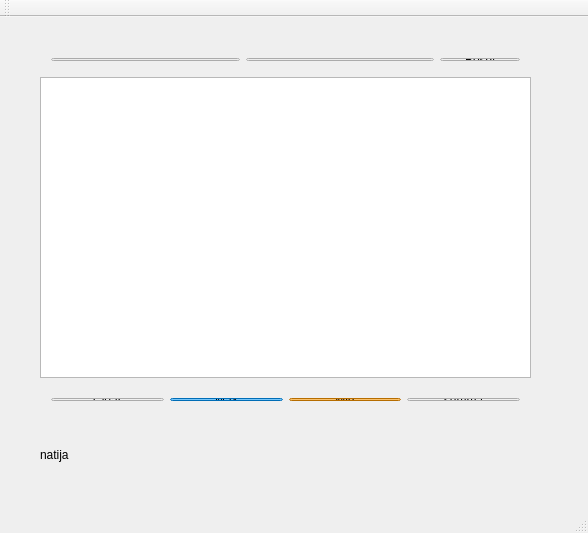
<?xml version="1.0" encoding="UTF-8"?>
<ui version="4.0">
 <class>MainWindow</class>
 <widget class="QMainWindow" name="MainWindow">
  <property name="geometry">
   <rect>
    <x>0</x>
    <y>0</y>
    <width>588</width>
    <height>533</height>
   </rect>
  </property>
  <property name="windowTitle">
   <string>MainWindow</string>
  </property>
  <widget class="QWidget" name="centralWidget">
   <widget class="QTableWidget" name="tableWidget">
    <property name="geometry">
     <rect>
      <x>40</x>
      <y>60</y>
      <width>491</width>
      <height>301</height>
     </rect>
    </property>
   </widget>
   <widget class="QLabel" name="label">
    <property name="geometry">
     <rect>
      <x>40</x>
      <y>430</y>
      <width>491</width>
      <height>16</height>
     </rect>
    </property>
    <property name="text">
     <string>natija</string>
    </property>
   </widget>
   <widget class="QWidget" name="">
    <property name="geometry">
     <rect>
      <x>40</x>
      <y>30</y>
      <width>491</width>
      <height>25</height>
     </rect>
    </property>
    <layout class="QHBoxLayout" name="horizontalLayout">
     <item>
      <widget class="QLineEdit" name="lineEdit"/>
     </item>
     <item>
      <widget class="QLineEdit" name="lineEdit_2"/>
     </item>
     <item>
      <widget class="QPushButton" name="pushButton">
       <property name="text">
        <string>Bosdi</string>
       </property>
      </widget>
     </item>
    </layout>
   </widget>
   <widget class="QWidget" name="">
    <property name="geometry">
     <rect>
      <x>40</x>
      <y>370</y>
      <width>491</width>
      <height>25</height>
     </rect>
    </property>
    <layout class="QHBoxLayout" name="horizontalLayout_2">
     <item>
      <widget class="QPushButton" name="pushButton_2">
       <property name="text">
        <string>Clear</string>
       </property>
      </widget>
     </item>
     <item>
      <widget class="QPushButton" name="pushButton_3">
       <property name="styleSheet">
        <string notr="true">QPushButton{
background-color: #0099ff;
}</string>
       </property>
       <property name="text">
        <string>Max</string>
       </property>
      </widget>
     </item>
     <item>
      <widget class="QPushButton" name="pushButton_4">
       <property name="styleSheet">
        <string notr="true">QPushButton{
background-color: #ff9900;
}</string>
       </property>
       <property name="text">
        <string>Min</string>
       </property>
      </widget>
     </item>
     <item>
      <widget class="QPushButton" name="pushButton_5">
       <property name="text">
        <string>summa</string>
       </property>
      </widget>
     </item>
    </layout>
   </widget>
  </widget>
  <widget class="QMenuBar" name="menuBar">
   <property name="geometry">
    <rect>
     <x>0</x>
     <y>0</y>
     <width>588</width>
     <height>21</height>
    </rect>
   </property>
  </widget>
  <widget class="QToolBar" name="mainToolBar">
   <attribute name="toolBarArea">
    <enum>TopToolBarArea</enum>
   </attribute>
   <attribute name="toolBarBreak">
    <bool>false</bool>
   </attribute>
  </widget>
  <widget class="QStatusBar" name="statusBar"/>
 </widget>
 <layoutdefault spacing="6" margin="11"/>
 <resources/>
 <connections/>
</ui>
